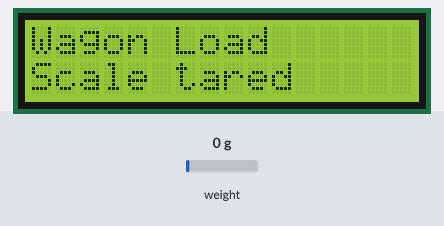
A sketch run on a simulated Arduino Uno, built with avr-gcc and run on an emulated ATmega328P. Parts: 16×2 character LCD. Inputs (shaded band) come from the test bench; at power-on: weight on the scale 0 g. What the sketch prints to the serial monitor is not drawn.

Above: at 2.6 s.
At 4.7 s:
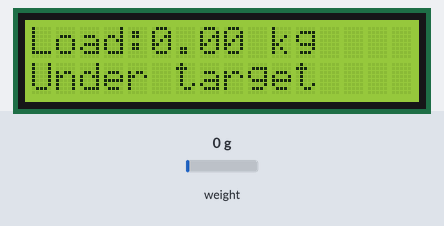
4.8 s: weight on the scale set to 100 g
At 6.7 s:
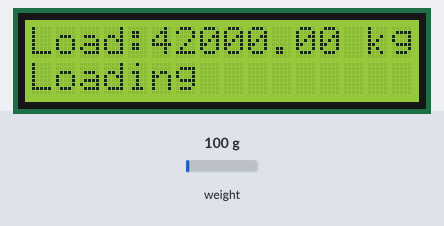
8.7 s: weight on the scale set to 1250 g
At 10.8 s:
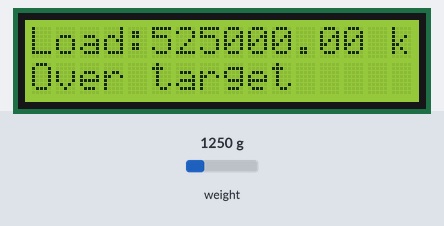
11.8 s: weight on the scale set to 100 g
At 13.2 s:
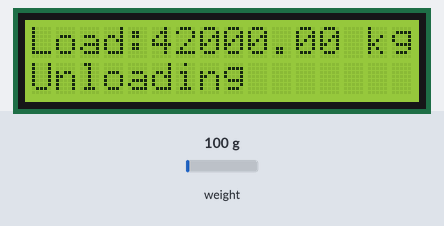
Timing chart, 0 to 14.8 s (numbered marks = the images above; inputs shaded):
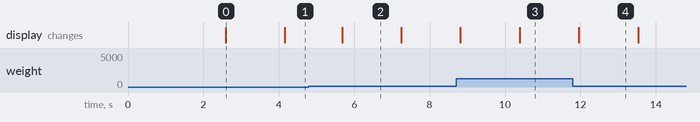

Measured:
- after the input at 4.8 s, the display: changes after 0.88 s (image 2)
- after the input at 8.7 s, the display: first changes after 0.12 s (image 3 shows a later state)
- after the input at 11.8 s, the display: changes after 0.16 s (image 4)
- what the display in image 0 shows lasts 1.6 s, from 2.6 s to 4.2 s

The sketch:

Train_Loading_Unloading.ino
```cpp
/*
  Railway Wagon Loading/Unloading Monitoring — starter sketch

  Example Arduino Uno wiring (verify before use):
    HX711 DT/DOUT -> D3
    HX711 SCK/CLK -> D2
    LCD SDA -> A4; LCD SCL -> A5

  Libraries: HX711 (e.g. Bogde) and compatible LiquidCrystal_I2C.

  IMPORTANT: Set the calibration factor using known reference masses.
  Set target load to the value used in your project. Example values below
  are placeholders, not measured specifications or railway limits.
*/

#include <Wire.h>
#include <LiquidCrystal_I2C.h>
#include "HX711.h"

const byte HX711_DOUT_PIN = 3;
const byte HX711_SCK_PIN = 2;
const byte LCD_ADDRESS = 0x27; // Confirm with an I2C scanner.

float CALIBRATION_FACTOR = 1.0f; // PLACEHOLDER: calibrate your load cell.
const float TARGET_LOAD_KG = 5.0f; // PLACEHOLDER: set your project target.
const float TARGET_TOLERANCE_KG = 0.2f;
const float CHANGE_THRESHOLD_KG = 0.1f;

HX711 scale;
LiquidCrystal_I2C lcd(LCD_ADDRESS, 16, 2);
float previousWeight = 0.0f;
bool hasPreviousReading = false;

void setup() {
  Serial.begin(9600);
  lcd.init();
  lcd.backlight();
  lcd.clear();
  lcd.print("Wagon Load");

  scale.begin(HX711_DOUT_PIN, HX711_SCK_PIN);
  scale.set_scale(CALIBRATION_FACTOR);
  delay(1500);

  if (scale.is_ready()) {
    // Start with an empty, stable platform.
    scale.tare();
    lcd.setCursor(0, 1);
    lcd.print("Scale tared");
    Serial.println("HX711 ready; tare completed.");
  } else {
    lcd.setCursor(0, 1);
    lcd.print("Check HX711");
    Serial.println("ERROR: HX711 not ready. Check wiring.");
  }
  delay(1000);
}

void loop() {
  if (!scale.is_ready()) {
    lcd.clear();
    lcd.print("Check HX711");
    delay(1000);
    return;
  }

  // This reads in kg only if calibration was performed using kg reference masses.
  float weightKg = scale.get_units(5);
  String movement = "STABLE";

  if (hasPreviousReading) {
    float delta = weightKg - previousWeight;
    if (delta > CHANGE_THRESHOLD_KG) movement = "LOADING";
    else if (delta < -CHANGE_THRESHOLD_KG) movement = "UNLOADING";
  }

  String loadStatus;
  if (weightKg < TARGET_LOAD_KG - TARGET_TOLERANCE_KG) loadStatus = "UNDER TARGET";
  else if (weightKg > TARGET_LOAD_KG + TARGET_TOLERANCE_KG) loadStatus = "OVER TARGET";
  else loadStatus = "TARGET REACHED";

  lcd.clear();
  lcd.setCursor(0, 0);
  lcd.print("Load:");
  lcd.print(weightKg, 2);
  lcd.print(" kg");
  lcd.setCursor(0, 1);

  if (movement == "LOADING") lcd.print("Loading");
  else if (movement == "UNLOADING") lcd.print("Unloading");
  else if (loadStatus == "OVER TARGET") lcd.print("Over target");
  else if (loadStatus == "TARGET REACHED") lcd.print("Target reached");
  else lcd.print("Under target");

  Serial.print("Weight (calibrated units): ");
  Serial.println(weightKg, 3);
  Serial.print("Movement: ");
  Serial.println(movement);
  Serial.print("Load status: ");
  Serial.println(loadStatus);
  Serial.println("--------------------");

  previousWeight = weightKg;
  hasPreviousReading = true;
  delay(1000);
}
```
